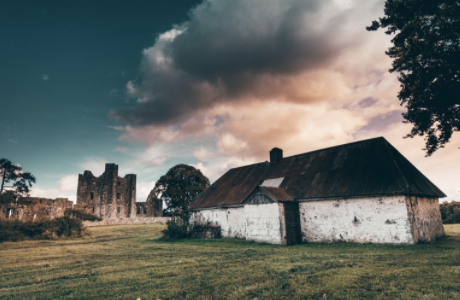
#> input picture tutcode/tree.png, 460 x 300 px, found by its file name
$ python sobelAndLaplacian.py   (older library calls are emulated)
#> lines starting #> are read from the running program, lines starting #| are printed output that depends on the picture
import numpy as np
import argparse
import cv2

ap = argparse.ArgumentParser()
ap.add_argument("-i", "--something", default = "/Users/nicholasliu/Documents/adhoncs/Q1tutorial/tutcode/tree.png")
args = vars(ap.parse_args())

image = cv2.imread(args["something"])
#> image is the input picture: shape (300, 460, 3); mean B, G, R 100, 105.4, 101.2
#grayscale because its more common and simpler
image = cv2.cvtColor(image, cv2.COLOR_BGR2GRAY)
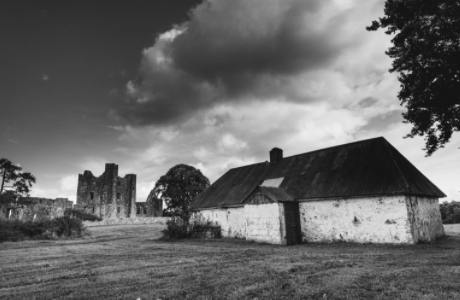
#> image: shape (300, 460); min 17, max 248, mean 103.5
cv2.imshow("Original", image)

#image and then data type of output image
#8 bit has no sign
#black to white is positive slope
#white to black is negative slope, so if its only 8 bit, those edges will be missed
lap = cv2.Laplacian(image, cv2.CV_64F)
print(lap)
#> (printed output is left out)
cv2.imshow("Laplacian witthout abs", lap)
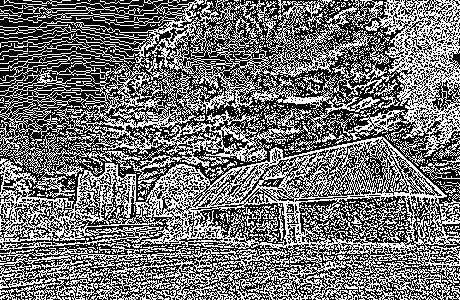
#> window 'Laplacian witthout abs': shape (300, 460); 44.9% white in thin lines or dots
#honeslty not sure how the absolute value works
#ASK DR J ON TUESDAY
#ASK DR J ON TUESDAY
#ASK DR J ON TUESDAY
#ASK DR J ON TUESDAY
#ASK DR J ON TUESDAY
lap = np.uint8(np.absolute(lap))
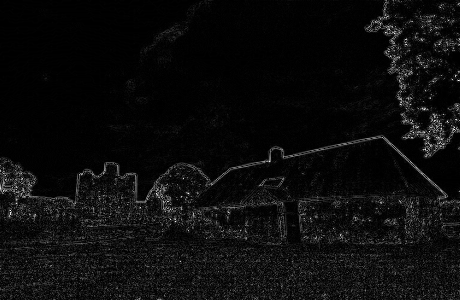
#> lap: shape (300, 460); min 0, max 255, mean 12.3
cv2.imshow("Laplacian", lap)
cv2.waitKey(0)

#image, data type, and then derivatives
#1,0 for vertical edges
#0,1 for horizontal edges
sobelX = cv2.Sobel(image, cv2.CV_64F, 1, 0)
sobelY = cv2.Sobel(image, cv2.CV_64F, 0, 1)
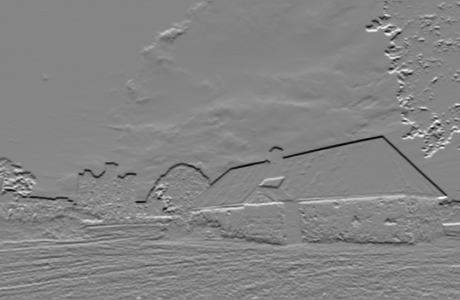
#> sobelY: shape (300, 460) float64; min -719, max 660, mean -0.3; drawn with min black and max white

#ask dr j about this
sobelX = np.uint8(np.absolute(sobelX))
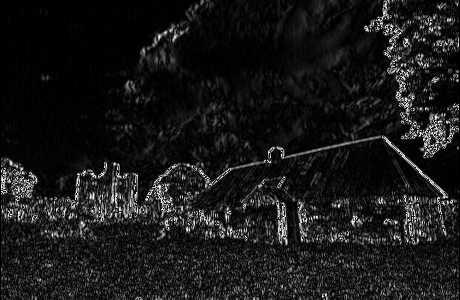
#> sobelX: shape (300, 460); min 0, max 255, mean 24.7
sobelY = np.uint8(np.absolute(sobelY))
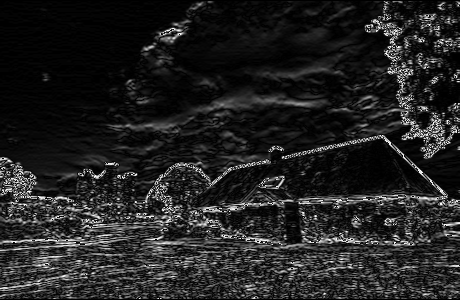
#> sobelY: shape (300, 460); min 0, max 255, mean 34.3

#or so that all whites are included
sobelCombined = cv2.bitwise_or(sobelX, sobelY)
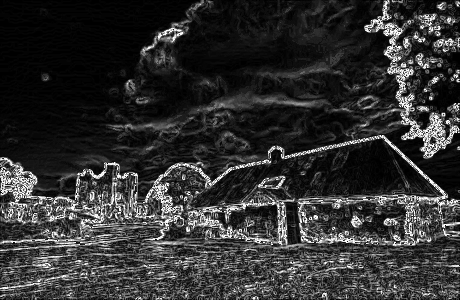
#> sobelCombined: shape (300, 460); min 0, max 255, mean 49.3

cv2.imshow("Sobel X", sobelX)
cv2.imshow("Sobel Y", sobelY)
cv2.imshow("Sobel Combined", sobelCombined)
cv2.waitKey(0)
